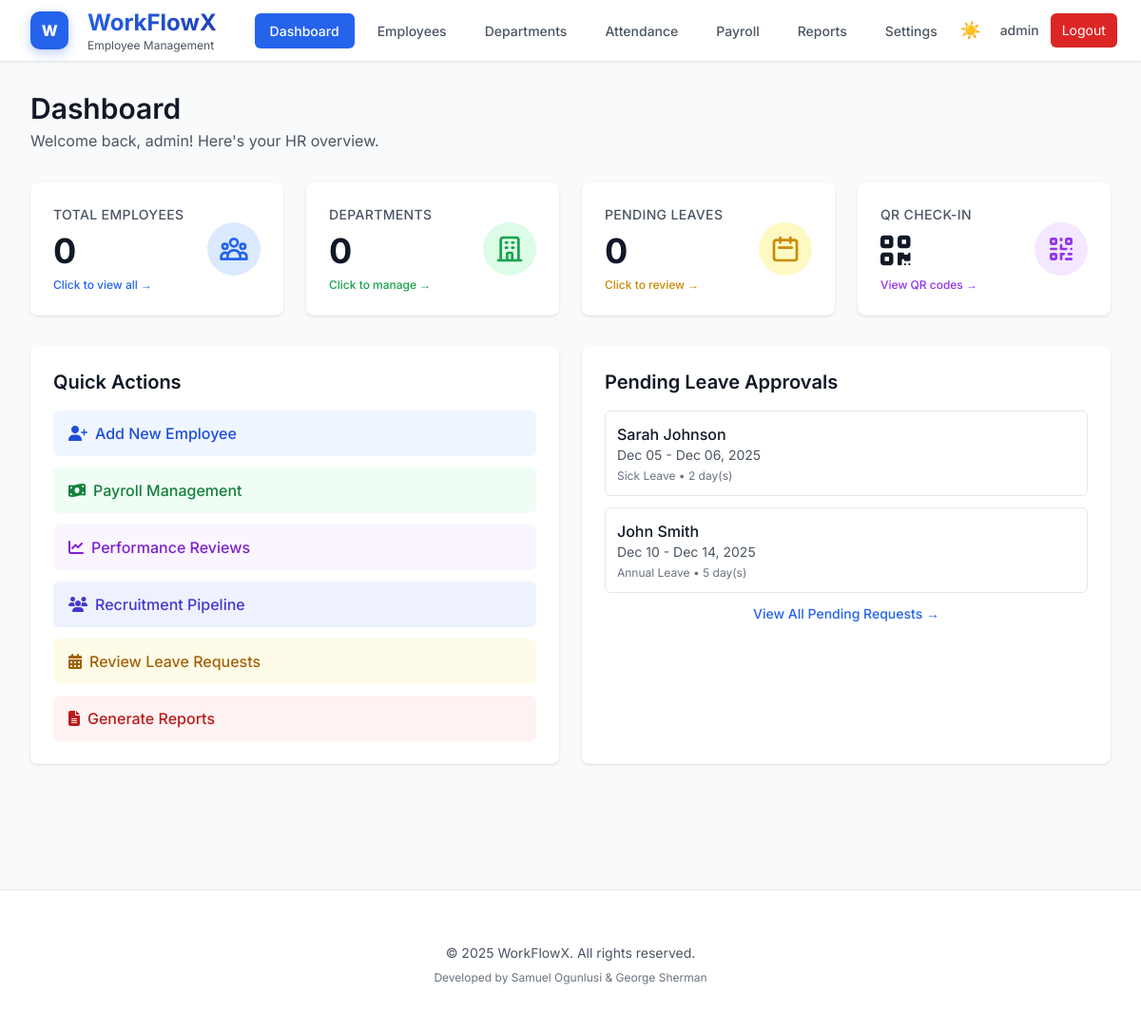
The app's page /dashboard (signed in) with its own data.
### models.py (models this page shows, shortened)
class LeaveRequest(db.Model):
    __tablename__ = 'leave_requests'
    leave_id = db.Column(db.Integer, primary_key=True, autoincrement=True)
    employee_id = db.Column(db.Integer, db.ForeignKey('employees.employee_id'), nullable=False)
    start_date = db.Column(db.Date, nullable=False)
    end_date = db.Column(db.Date, nullable=False)
    leave_type = db.Column(db.String(50), nullable=False)  # 'Annual', 'Sick', 'Personal'
    reason = db.Column(db.Text)
    status = db.Column(db.String(20), default='Pending')  # 'Pending', 'Approved', 'Rejected'
    submitted_at = db.Column(db.DateTime, default=datetime.utcnow)
    reviewed_at = db.Column(db.DateTime)
    def calculate_days(self):
        if self.start_date and self.end_date:
            delta = self.end_date - self.start_date
            return delta.days + 1  # +1 to include both start and end dates
        return 0

class Employee(db.Model):
    __tablename__ = 'employees'
    employee_id = db.Column(db.Integer, primary_key=True, autoincrement=True)
    name = db.Column(db.String(100), nullable=False)
    email = db.Column(db.String(120), unique=True, nullable=False, index=True)
    phone = db.Column(db.String(20))
    profile_image = db.Column(db.String(255), default='default-avatar.png')  # Profile image filename
    department_id = db.Column(db.Integer, db.ForeignKey('departments.department_id'), nullable=False)
    role_id = db.Column(db.Integer, db.ForeignKey('roles.role_id'), nullable=False)
    salary = db.Column(db.Numeric(10, 2))  # Decimal for precise currency values
    date_joined = db.Column(db.Date)
    status = db.Column(db.String(20), default='active')
    created_at = db.Column(db.DateTime, default=datetime.utcnow)
    attendance_records = db.relationship('Attendance', backref='employee', lazy='dynamic', cascade='all, delete-orphan')
    leave_requests = db.relationship('LeaveRequest', backref='employee', lazy='dynamic', cascade='all, delete-orphan')

### routes.py (the view)
@app.route('/dashboard')
@login_required
def dashboard():
    if session.get('role') == 'employee':
        return redirect(url_for('employee_dashboard'))
    stats = repo.get_dashboard_stats()
    pending_leaves = repo.get_all_leave_requests(status='Pending')[:5]  # Latest 5
    return render_template('dashboard.html',
                         stats=stats,
                         pending_leaves=pending_leaves,
                         current_user=session.get('username'),
                         user_role=session.get('role'))

### repository.py (called while the page is built)
def get_all_leave_requests(status: str = None) -> List[LeaveRequest]:
    try:
        query = LeaveRequest.query
        if status:
            query = query.filter_by(status=status)
        return query.order_by(LeaveRequest.submitted_at.desc()).all()
    except Exception:
        return []

def get_dashboard_stats() -> Dict:
    try:
        stats = {
            'total_employees': Employee.query.filter_by(status='active').count(),
            'total_departments': Department.query.count(),
            'total_roles': Role.query.count(),
            'pending_leaves': LeaveRequest.query.filter_by(status='Pending').count(),
            'today_attendance': Attendance.query.filter_by(date=date.today()).count()
        }
        return stats
    except Exception:
        return {
            'total_employees': 0,
            'total_departments': 0,
            'total_roles': 0,
            'pending_leaves': 0,
            'today_attendance': 0
        }

### routes.py (called while the page is built)
def login_required(f):
    @wraps(f)
    def decorated_function(*args, **kwargs):
        if 'user_id' not in session:
            flash('Please log in to access this page', 'warning')
            return redirect(url_for('login'))
        return f(*args, **kwargs)
    return decorated_function

### templates/dashboard.html (shortened to what this page needs)
{% extends "base.html" %}
{% block content %}
<div class="mb-8 page-content">
    <h1 class="text-3xl font-semibold text-gray-900">Dashboard</h1>
    <p class="text-gray-600 mt-1">Welcome back, {{ current_user }}! Here's your HR overview.</p>
</div>
<div class="grid grid-cols-1 md:grid-cols-2 lg:grid-cols-4 gap-6 mb-8">
    <a href="{{ url_for('employees') }}" class="block bg-white rounded-lg shadow p-6 hover:shadow-xl transition-all transform hover:scale-105 animate-item cursor-pointer">
        <div class="flex items-center justify-between">
            <div>
                <p class="text-sm font-medium text-gray-600 uppercase tracking-wide">Total Employees</p>
                <p class="text-4xl font-bold text-gray-900 mt-2">{{ stats.total_employees }}</p>
                <p class="text-xs text-blue-600 mt-2 font-medium">Click to view all →</p>
            </div>
            <div class="bg-blue-100 rounded-full p-3">
            </div>
        </div>
    </a>
    <a href="{{ url_for('departments') }}" class="block bg-white rounded-lg shadow p-6 hover:shadow-xl transition-all transform hover:scale-105 animate-item cursor-pointer">
        <div class="flex items-center justify-between">
            <div>
                <p class="text-sm font-medium text-gray-600 uppercase tracking-wide">Departments</p>
                <p class="text-4xl font-bold text-gray-900 mt-2">{{ stats.total_departments }}</p>
                <p class="text-xs text-green-600 mt-2 font-medium">Click to manage →</p>
            </div>
            <div class="bg-green-100 rounded-full p-3">
                <svg class="w-8 h-8 text-green-600" fill="none" stroke="currentColor" viewBox="0 0 24 24">
                    <path stroke-linecap="round" stroke-linejoin="round" stroke-width="2" d="M19 21V5a2 2 0 00-2-2H7a2 2 0 00-2 2v16m14 0h2m-2 0h-5m-9 0H3m2 0h5M9 7h1m-1 4h1m4-4h1m-1 4h1m-5 10v-5a1 1 0 011-1h2a1 1 0 011 1v5m-4 0h4"></path>
                </svg>
            </div>
        </div>
    </a>
    <a href="{{ url_for('leave_requests') }}" class="block bg-white rounded-lg shadow p-6 hover:shadow-xl transition-all transform hover:scale-105 animate-item cursor-pointer">
        <div class="flex items-center justify-between">
            <div>
                <p class="text-sm font-medium text-gray-600 uppercase tracking-wide">Pending Leaves</p>
                <p class="text-4xl font-bold text-gray-900 mt-2">{{ stats.pending_leaves }}</p>
                <p class="text-xs text-yellow-600 mt-2 font-medium">Click to review →</p>
            </div>
            <div class="bg-yellow-100 rounded-full p-3">
                <svg class="w-8 h-8 text-yellow-600" fill="none" stroke="currentColor" viewBox="0 0 24 24">
                    <path stroke-linecap="round" stroke-linejoin="round" stroke-width="2" d="M8 7V3m8 4V3m-9 8h10M5 21h14a2 2 0 002-2V7a2 2 0 00-2-2H5a2 2 0 00-2 2v12a2 2 0 002 2z"></path>
                </svg>
            </div>
        </div>
    </a>
    <a href="{{ url_for('admin_qr_checkin') }}" class="block bg-white rounded-lg shadow p-6 hover:shadow-xl transition-all transform hover:scale-105 animate-item cursor-pointer">
        <div class="flex items-center justify-between">
            <div>
                <p class="text-sm font-medium text-gray-600 uppercase tracking-wide">QR Check-In</p>
                <p class="text-4xl font-bold text-gray-900 mt-2"><i class="fas fa-qrcode"></i></p>
                <p class="text-xs text-purple-600 mt-2 font-medium">View QR codes →</p>
            </div>
            <div class="bg-purple-100 rounded-full p-3">
            </div>
        </div>
    </a>
</div>
<div class="grid grid-cols-1 lg:grid-cols-2 gap-6">
    <div class="bg-white rounded-lg shadow p-6 card-animate">
        <h2 class="text-xl font-semibold text-gray-900 mb-4">Quick Actions</h2>
        <div class="space-y-3">
            {% if user_role == 'admin' %}
            <a href="{{ url_for('add_employee') }}" class="block px-4 py-3 bg-blue-50 hover:bg-blue-100 rounded-md text-blue-700 font-medium transition-colors">
                <i class="fas fa-user-plus mr-2"></i>Add New Employee
            </a>
            <a href="{{ url_for('payroll_dashboard') }}" class="block px-4 py-3 bg-green-50 hover:bg-green-100 rounded-md text-green-700 font-medium transition-colors">
                <i class="fas fa-money-bill-wave mr-2"></i>Payroll Management
            </a>
            <a href="{{ url_for('performance_reviews') }}" class="block px-4 py-3 bg-purple-50 hover:bg-purple-100 rounded-md text-purple-700 font-medium transition-colors">
                <i class="fas fa-chart-line mr-2"></i>Performance Reviews
            </a>
            <a href="{{ url_for('recruitment_pipeline') }}" class="block px-4 py-3 bg-indigo-50 hover:bg-indigo-100 rounded-md text-indigo-700 font-medium transition-colors">
                <i class="fas fa-users mr-2"></i>Recruitment Pipeline
            </a>
            <a href="{{ url_for('leave_requests') }}" class="block px-4 py-3 bg-yellow-50 hover:bg-yellow-100 rounded-md text-yellow-700 font-medium transition-colors">
                <i class="fas fa-calendar-alt mr-2"></i>Review Leave Requests
            </a>
            <a href="{{ url_for('reports') }}" class="block px-4 py-3 bg-red-50 hover:bg-red-100 rounded-md text-red-700 font-medium transition-colors">
                <i class="fas fa-file-alt mr-2"></i>Generate Reports
            </a>
            {% endif %}
        </div>
    </div>
    {% if user_role == 'admin' and pending_leaves %}
    <div class="bg-white rounded-lg shadow p-6">
        <h2 class="text-xl font-semibold text-gray-900 mb-4">Pending Leave Approvals</h2>
        <div class="space-y-3">
            {% for leave in pending_leaves %}
            <div class="border border-gray-200 rounded-md p-3">
                <p class="font-medium text-gray-900">{{ leave.employee.name }}</p>
                <p class="text-sm text-gray-600">{{ leave.start_date.strftime('%b %d') }} - {{ leave.end_date.strftime('%b %d, %Y') }}</p>
                <p class="text-xs text-gray-500 mt-1">{{ leave.leave_type }} Leave • {{ leave.calculate_days() }} day(s)</p>
            </div>
            {% endfor %}
            {% if pending_leaves|length > 0 %}
            <a href="{{ url_for('leave_requests', status='Pending') }}" class="block text-center text-sm text-blue-600 hover:text-blue-800 font-medium mt-2">
                View All Pending Requests →
            </a>
            {% endif %}
        </div>
    </div>
    {% elif user_role == 'admin' %}
    <div class="bg-white rounded-lg shadow p-6">
        <h2 class="text-xl font-semibold text-gray-900 mb-4">Pending Leave Approvals</h2>
        <p class="text-gray-500 text-center py-8">No pending leave requests</p>
    </div>
    {% endif %}
</div>
{% endblock %}

### static/css/style.css (style rules this page uses)
:root { --bg-primary: #ffffff; --bg-secondary: #f9fafb; --bg-tertiary: #f3f4f6; --text-primary: #111827; --text-secondary: #4b5563; --text-tertiary: #6b7280; --border-color: #e5e7eb; --shadow: rgba(0, 0, 0, 0.1); --accent: #2563eb; --accent-hover: #1d4ed8; --accent-light: #3b82f6; }
body { background-color: var(--bg-secondary); color: var(--text-primary); transition: background-color 0.3s ease, color 0.3s ease; }
.page-content { animation: fadeInUp 0.6s ease-out; }
.card-animate { animation: fadeInUp 0.7s ease-out; }
.animate-item { animation: fadeInUp 0.5s ease-out; animation-fill-mode: both; }
.animate-item:nth-child(1) { animation-delay: 0.1s; }
.animate-item:nth-child(2) { animation-delay: 0.15s; }
.animate-item:nth-child(3) { animation-delay: 0.2s; }
.animate-item:nth-child(4) { animation-delay: 0.25s; }

### records on screen
LeaveRequest: employee.name "Sarah Johnson", start_date "Dec 05", end_date "Dec 06, 2025", leave_type "Sick", calculate_days "2"
LeaveRequest: employee.name "John Smith", start_date "Dec 10", end_date "Dec 14, 2025", leave_type "Annual", calculate_days "5"

### other values on screen
{{ session.username }} "admin"
{{ current_user }} "admin"
{{ stats.total_employees }} "0"
{{ stats.total_departments }} "0"
{{ stats.pending_leaves }} "0"
